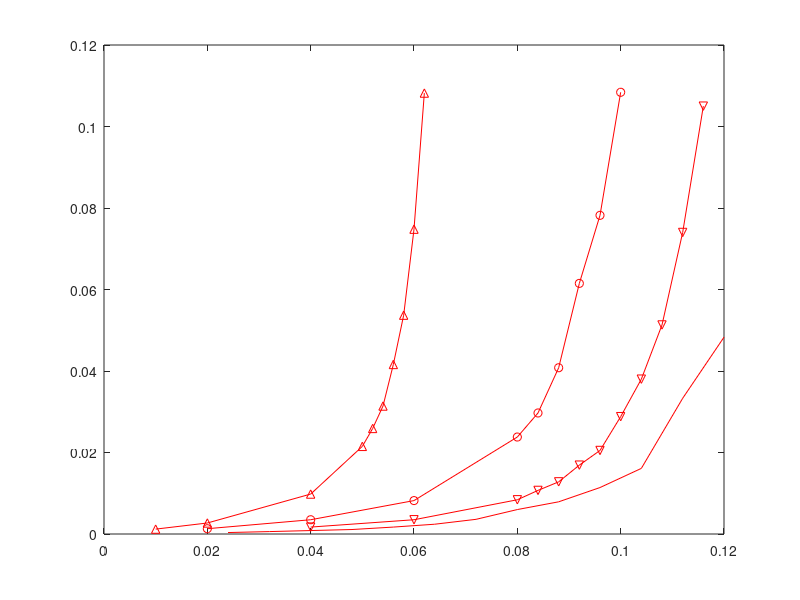

This figure's MATLAB source: (Note: this script raises an error after producing the figure.)
x_2=[50 100 200 250 260 270 280 290 300 310];% 320 330 340 350]
y_2=[0.0012 0.0027 0.0098 0.0215 0.0259 0.0314 0.0416 0.0537 0.0748 0.1082];% 0.1147 0.1229 0.1322 0.147]
plot(x_2./5000,y_2,'-^r')
hold on

x_4=[50 100 150 200 210 220 230 240 250];% 260 270 280 290 300]
y_4=[0.0013 0.0035 0.0082 0.0238 0.0297 0.0408 0.0615 0.0782 0.1084];% 0.1209 0.1329 0.1445 0.1556 0.1757]
plot(x_4./2500,y_4,'-or')
hold on

x_8=[50 75 100 105 110 115 120 125 130 135 140 145];% 150]
y_8=[0.0017 0.0035 0.0084 0.0107 0.0128 0.0169 0.0205 0.0288 0.0380 0.0513 0.0740 0.105];% 0.1172]
plot(x_8./1250,y_8,'-vr')
hold on

x_16=[15 20 25 30 35 40 45 50 55 60 65 70 75]
y_16=[3.5823e-4 5.9343e-4 8.4556e-4 0.0011 0.0017 0.0024 0.0036 0.006 0.0079 0.0114 0.0161 0.0333 0.0483]
plot(x_16./625,y_16,'-r')

handle=legend('L=2 flits','L=4 flits','L=8 flits','L=16 flits',0);
xlabel('injection rate (flits/cycle)','fontsize',14)
ylabel('average port utilization','fontsize',14)
set(handle,'FontSize',14);
print -depsc util.eps